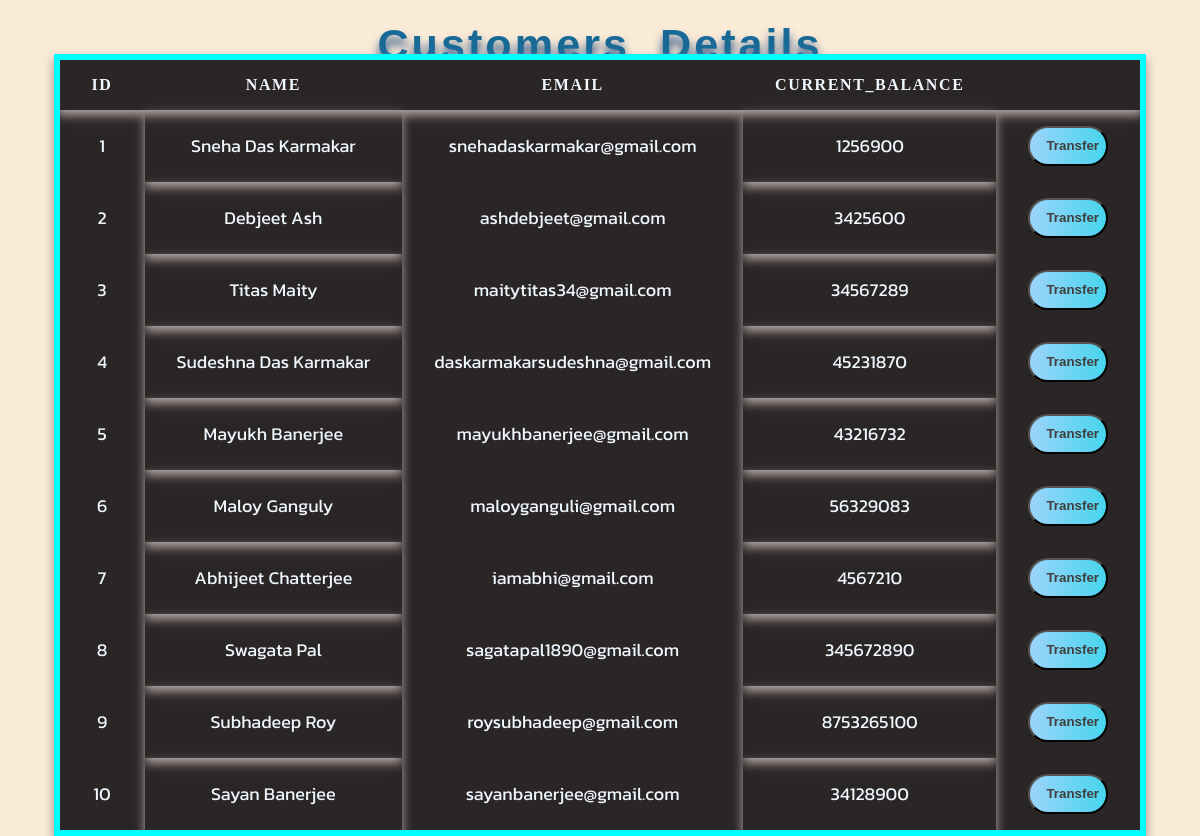
/customer.php, run on the app's committed database.
### tables this page shows
CREATE TABLE `customers` (
  `id` int(100) NOT NULL,
  `Name` varchar(100) NOT NULL,
  `Email` varchar(100) NOT NULL,
  `Current Balance` bigint(20) NOT NULL
);

### customer.php (the view, shortened to what this page needs)
<?php
include 'connection.php';
$selectquery =  "SELECT * FROM `customers`";
$result = mysqli_query($connection,$selectquery);
?>
<!DOCTYPE html>
<html lang="en">
<head>
</head>
<body id="customer">
<?php
if (mysqli_num_rows($result) > 0) {
?>
    <h1 id="customer-table-heading">Customers Details</h1>
    <table id="table">
        <thead>
            <tr>
                <th>id</td>
                <th>Name</td>
                <th>Email</td>
                <th>Current_Balance</td>
            </tr>
        </thead>
<?php
while($row = mysqli_fetch_array($result)) {
?>
    <tbody>
        <tr id="table_row">
            <td><?php echo $row["id"]; ?></td>
            <td><?php echo $row["Name"]; ?></td>
            <td><?php echo $row["Email"]; ?></td>
            <td><?php echo $row["Current Balance"]; ?></td>
            <td><a href="sender.php"><button id= "transfer_button">Transfer</button></a></td>
        </tr>
    </tbody>
<?php
}
?>
    </table>
<?php
}
else{
    echo "No result found";
}
?>
</body>
</html>

### data on the page
customers: id "1", Name "Sneha Das Karmakar", Email "snehadaskarmakar@gmail.com", Current Balance "1256900"
customers: id "2", Name "Debjeet Ash", Email "ashdebjeet@gmail.com", Current Balance "3425600"
customers: id "3", Name "Titas Maity", Email "maitytitas34@gmail.com", Current Balance "34567289"
customers: id "4", Name "Sudeshna Das Karmakar", Email "daskarmakarsudeshna@gmail.com", Current Balance "45231870"
customers: id "5", Name "Mayukh Banerjee", Email "mayukhbanerjee@gmail.com", Current Balance "43216732"
customers: id "6", Name "Maloy Ganguly", Email "maloyganguli@gmail.com", Current Balance "56329083"
customers: id "7", Name "Abhijeet Chatterjee", Email "iamabhi@gmail.com", Current Balance "4567210"
customers: id "8", Name "Swagata Pal", Email "sagatapal1890@gmail.com", Current Balance "345672890"
customers: id "9", Name "Subhadeep Roy", Email "roysubhadeep@gmail.com", Current Balance "8753265100"
customers: id "10", Name "Sayan Banerjee", Email "sayanbanerjee@gmail.com", Current Balance "34128900"
